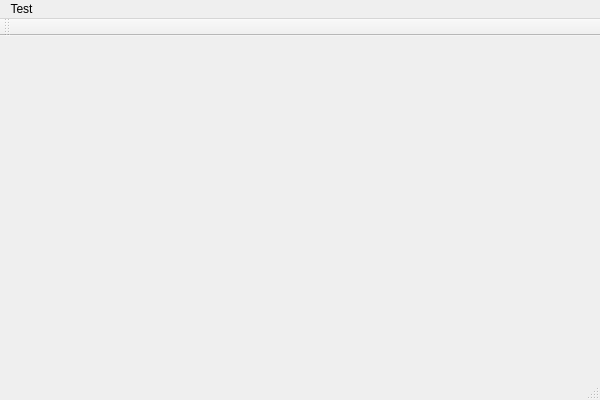
<ui version="4.0" >
 <class>VTestClass</class>
 <widget class="QMainWindow" name="VTestClass" >
  <property name="geometry" >
   <rect>
    <x>0</x>
    <y>0</y>
    <width>600</width>
    <height>400</height>
   </rect>
  </property>
  <property name="windowTitle" >
   <string>VTest</string>
  </property>
  <widget class="QWidget" name="centralWidget" />
  <widget class="QMenuBar" name="menuBar" >
   <property name="geometry" >
    <rect>
     <x>0</x>
     <y>0</y>
     <width>600</width>
     <height>22</height>
    </rect>
   </property>
   <widget class="QMenu" name="menuTest" >
    <property name="title" >
     <string>Test</string>
    </property>
    <addaction name="editorFormAction" />
    <addaction name="separator" />
    <addaction name="exitAction" />
   </widget>
   <addaction name="menuTest" />
  </widget>
  <widget class="QToolBar" name="mainToolBar" >
   <attribute name="toolBarArea" >
    <enum>TopToolBarArea</enum>
   </attribute>
   <attribute name="toolBarBreak" >
    <bool>false</bool>
   </attribute>
  </widget>
  <widget class="QStatusBar" name="statusBar" />
  <action name="editorFormAction" >
   <property name="text" >
    <string>Editor Form</string>
   </property>
  </action>
  <action name="exitAction" >
   <property name="text" >
    <string>Exit</string>
   </property>
  </action>
  <action name="viewerFormAction" >
   <property name="text" >
    <string>Viewer Form</string>
   </property>
  </action>
 </widget>
 <layoutdefault spacing="6" margin="11" />
 <resources/>
 <connections/>
</ui>
